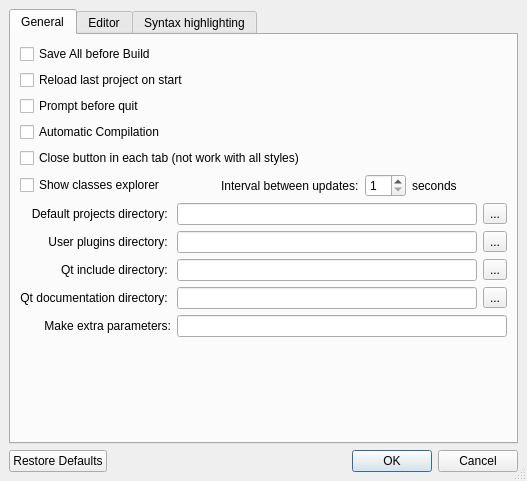
<ui version="4.0" >
 <class>Options</class>
 <widget class="QDialog" name="Options" >
  <property name="geometry" >
   <rect>
    <x>0</x>
    <y>0</y>
    <width>527</width>
    <height>481</height>
   </rect>
  </property>
  <property name="windowTitle" >
   <string>Options</string>
  </property>
  <property name="windowIcon" >
   <iconset resource="../resources/resources.qrc" >:/divers/images/logo.png</iconset>
  </property>
  <property name="sizeGripEnabled" >
   <bool>true</bool>
  </property>
  <layout class="QGridLayout" >
   <property name="margin" >
    <number>9</number>
   </property>
   <property name="spacing" >
    <number>6</number>
   </property>
   <item row="0" column="0" >
    <widget class="QTabWidget" name="tabWidget" >
     <property name="currentIndex" >
      <number>0</number>
     </property>
     <widget class="QWidget" name="tabGeneral" >
      <attribute name="title" >
       <string>General</string>
      </attribute>
      <layout class="QGridLayout" >
       <property name="margin" >
        <number>9</number>
       </property>
       <property name="spacing" >
        <number>6</number>
       </property>
       <item row="0" column="0" >
        <widget class="QCheckBox" name="saveAll" >
         <property name="text" >
          <string>Save All before Build</string>
         </property>
         <property name="checked" >
          <bool>false</bool>
         </property>
        </widget>
       </item>
       <item row="3" column="0" >
        <widget class="QCheckBox" name="compileAuto" >
         <property name="text" >
          <string>Automatic Compilation</string>
         </property>
        </widget>
       </item>
       <item row="6" column="0" >
        <layout class="QGridLayout" >
         <property name="margin" >
          <number>0</number>
         </property>
         <property name="spacing" >
          <number>6</number>
         </property>
         <item row="2" column="0" >
          <widget class="QLabel" name="label_115" >
           <property name="text" >
            <string>Qt include directory: </string>
           </property>
           <property name="alignment" >
            <set>Qt::AlignRight|Qt::AlignTrailing|Qt::AlignVCenter</set>
           </property>
          </widget>
         </item>
         <item row="0" column="2" >
          <widget class="QToolButton" name="chooseProjectsDirectory" >
           <property name="text" >
            <string>...</string>
           </property>
          </widget>
         </item>
         <item row="0" column="0" >
          <widget class="QLabel" name="label_12" >
           <property name="text" >
            <string>Default projects directory: </string>
           </property>
           <property name="alignment" >
            <set>Qt::AlignRight|Qt::AlignTrailing|Qt::AlignVCenter</set>
           </property>
          </widget>
         </item>
         <item row="1" column="2" >
          <widget class="QToolButton" name="choosePluginsDirectory" >
           <property name="text" >
            <string>...</string>
           </property>
          </widget>
         </item>
         <item row="4" column="1" colspan="2" >
          <widget class="QLineEdit" name="makeOptions" />
         </item>
         <item row="2" column="2" >
          <widget class="QToolButton" name="chooseIncludeDirectory" >
           <property name="text" >
            <string>...</string>
           </property>
          </widget>
         </item>
         <item row="0" column="1" >
          <widget class="QLineEdit" name="projectsDirectory" />
         </item>
         <item row="3" column="1" >
          <widget class="QLineEdit" name="documentationDirectory" />
         </item>
         <item row="3" column="0" >
          <widget class="QLabel" name="label_116" >
           <property name="text" >
            <string>Qt documentation directory: </string>
           </property>
           <property name="alignment" >
            <set>Qt::AlignRight|Qt::AlignTrailing|Qt::AlignVCenter</set>
           </property>
          </widget>
         </item>
         <item row="4" column="0" >
          <widget class="QLabel" name="label_16" >
           <property name="text" >
            <string>Make extra parameters:</string>
           </property>
           <property name="alignment" >
            <set>Qt::AlignRight|Qt::AlignTrailing|Qt::AlignVCenter</set>
           </property>
          </widget>
         </item>
         <item row="2" column="1" >
          <widget class="QLineEdit" name="includeDirectory" />
         </item>
         <item row="1" column="1" >
          <widget class="QLineEdit" name="pluginsDirectory" />
         </item>
         <item row="3" column="2" >
          <widget class="QToolButton" name="chooseDocumentationDirectory" >
           <property name="text" >
            <string>...</string>
           </property>
          </widget>
         </item>
         <item row="1" column="0" >
          <widget class="QLabel" name="label_15" >
           <property name="text" >
            <string>User plugins directory: </string>
           </property>
           <property name="alignment" >
            <set>Qt::AlignRight|Qt::AlignTrailing|Qt::AlignVCenter</set>
           </property>
          </widget>
         </item>
        </layout>
       </item>
       <item row="2" column="0" >
        <widget class="QCheckBox" name="promptBeforeQuit" >
         <property name="text" >
          <string>Prompt before quit</string>
         </property>
        </widget>
       </item>
       <item row="1" column="0" >
        <widget class="QCheckBox" name="restore" >
         <property name="text" >
          <string>Reload last project on start</string>
         </property>
         <property name="checked" >
          <bool>false</bool>
         </property>
        </widget>
       </item>
       <item row="5" column="0" >
        <layout class="QHBoxLayout" >
         <property name="margin" >
          <number>0</number>
         </property>
         <property name="spacing" >
          <number>6</number>
         </property>
         <item>
          <widget class="QCheckBox" name="showTreeClasses" >
           <property name="text" >
            <string>Show classes explorer</string>
           </property>
          </widget>
         </item>
         <item>
          <spacer>
           <property name="orientation" >
            <enum>Qt::Horizontal</enum>
           </property>
           <property name="sizeHint" >
            <size>
             <width>40</width>
             <height>20</height>
            </size>
           </property>
          </spacer>
         </item>
         <item>
          <widget class="QLabel" name="label_13" >
           <property name="text" >
            <string>Interval between updates:</string>
           </property>
          </widget>
         </item>
         <item>
          <widget class="QSpinBox" name="interval" >
           <property name="minimum" >
            <number>1</number>
           </property>
          </widget>
         </item>
         <item>
          <widget class="QLabel" name="label_14" >
           <property name="text" >
            <string>seconds</string>
           </property>
          </widget>
         </item>
         <item>
          <spacer>
           <property name="orientation" >
            <enum>Qt::Horizontal</enum>
           </property>
           <property name="sizeHint" >
            <size>
             <width>40</width>
             <height>20</height>
            </size>
           </property>
          </spacer>
         </item>
        </layout>
       </item>
       <item row="4" column="0" >
        <widget class="QCheckBox" name="closeButton" >
         <property name="text" >
          <string>Close button in each tab (not work with all styles)</string>
         </property>
        </widget>
       </item>
       <item row="7" column="0" >
        <spacer>
         <property name="orientation" >
          <enum>Qt::Vertical</enum>
         </property>
         <property name="sizeHint" >
          <size>
           <width>20</width>
           <height>40</height>
          </size>
         </property>
        </spacer>
       </item>
      </layout>
     </widget>
     <widget class="QWidget" name="tabEditeur" >
      <attribute name="title" >
       <string>Editor</string>
      </attribute>
      <layout class="QGridLayout" >
       <property name="margin" >
        <number>9</number>
       </property>
       <property name="spacing" >
        <number>6</number>
       </property>
       <item row="1" column="0" >
        <widget class="QGroupBox" name="groupBox_6" >
         <property name="title" >
          <string>options</string>
         </property>
         <layout class="QGridLayout" >
          <property name="margin" >
           <number>9</number>
          </property>
          <property name="spacing" >
           <number>6</number>
          </property>
          <item row="1" column="0" >
           <widget class="QCheckBox" name="selectionBorder" >
            <property name="text" >
             <string>Selection border</string>
            </property>
           </widget>
          </item>
          <item row="1" column="1" >
           <widget class="QCheckBox" name="brackets" >
            <property name="text" >
             <string>Auto-Brackets</string>
            </property>
           </widget>
          </item>
          <item row="3" column="0" >
           <layout class="QHBoxLayout" >
            <property name="margin" >
             <number>0</number>
            </property>
            <property name="spacing" >
             <number>6</number>
            </property>
            <item>
             <widget class="QCheckBox" name="match" >
              <property name="text" >
               <string>Matching ( and {</string>
              </property>
             </widget>
            </item>
            <item>
             <layout class="QHBoxLayout" >
              <property name="margin" >
               <number>0</number>
              </property>
              <property name="spacing" >
               <number>6</number>
              </property>
              <item>
               <widget class="QToolButton" name="matching" >
                <property name="text" >
                 <string>...</string>
                </property>
               </widget>
              </item>
              <item>
               <spacer>
                <property name="orientation" >
                 <enum>Qt::Horizontal</enum>
                </property>
                <property name="sizeHint" >
                 <size>
                  <width>40</width>
                  <height>20</height>
                 </size>
                </property>
               </spacer>
              </item>
             </layout>
            </item>
           </layout>
          </item>
          <item row="2" column="0" >
           <widget class="QCheckBox" name="completion" >
            <property name="text" >
             <string>Complete Code</string>
            </property>
           </widget>
          </item>
          <item row="0" column="1" >
           <widget class="QCheckBox" name="indent" >
            <property name="text" >
             <string>Autoindent</string>
            </property>
           </widget>
          </item>
          <item row="0" column="0" >
           <widget class="QCheckBox" name="numbers" >
            <property name="text" >
             <string>Line numbers</string>
            </property>
           </widget>
          </item>
          <item row="2" column="1" >
           <widget class="QCheckBox" name="highlight" >
            <property name="text" >
             <string>Syntax highlighting</string>
            </property>
            <property name="checked" >
             <bool>false</bool>
            </property>
           </widget>
          </item>
          <item row="3" column="1" >
           <widget class="QCheckBox" name="showEditorToolbars" >
            <property name="text" >
             <string>Display editor toolbars</string>
            </property>
           </widget>
          </item>
          <item row="4" column="0" >
           <widget class="QCheckBox" name="displayWhiteSpaces" >
            <property name="text" >
             <string>Display white spaces</string>
            </property>
           </widget>
          </item>
         </layout>
        </widget>
       </item>
       <item row="2" column="0" >
        <spacer>
         <property name="orientation" >
          <enum>Qt::Vertical</enum>
         </property>
         <property name="sizeHint" >
          <size>
           <width>20</width>
           <height>40</height>
          </size>
         </property>
        </spacer>
       </item>
       <item row="0" column="0" >
        <layout class="QHBoxLayout" >
         <property name="margin" >
          <number>0</number>
         </property>
         <property name="spacing" >
          <number>6</number>
         </property>
         <item>
          <layout class="QVBoxLayout" >
           <property name="margin" >
            <number>0</number>
           </property>
           <property name="spacing" >
            <number>6</number>
           </property>
           <item>
            <widget class="QLabel" name="label_11" >
             <property name="text" >
              <string>Font:</string>
             </property>
            </widget>
           </item>
           <item>
            <widget class="QLabel" name="label_2" >
             <property name="text" >
              <string>End of line</string>
             </property>
            </widget>
           </item>
           <item>
            <widget class="QLabel" name="label_3" >
             <property name="text" >
              <string>Tab size</string>
             </property>
            </widget>
           </item>
           <item>
            <widget class="QLabel" name="label_17" >
             <property name="text" >
              <string>Files encoding:</string>
             </property>
            </widget>
           </item>
           <item>
            <widget class="QCheckBox" name="groupHighlightCurrentLine" >
             <property name="text" >
              <string>Current line background</string>
             </property>
            </widget>
           </item>
           <item>
            <widget class="QLabel" name="label" >
             <property name="text" >
              <string>Text background</string>
             </property>
            </widget>
           </item>
           <item>
            <widget class="QLabel" name="label_76" >
             <property name="text" >
              <string>Text color</string>
             </property>
            </widget>
           </item>
          </layout>
         </item>
         <item>
          <layout class="QVBoxLayout" >
           <property name="margin" >
            <number>0</number>
           </property>
           <property name="spacing" >
            <number>6</number>
           </property>
           <item>
            <layout class="QHBoxLayout" >
             <property name="margin" >
              <number>0</number>
             </property>
             <property name="spacing" >
              <number>6</number>
             </property>
             <item>
              <widget class="QFontComboBox" name="comboFont" />
             </item>
             <item>
              <widget class="QSpinBox" name="fontSize" >
               <property name="sizePolicy" >
                <sizepolicy>
                 <hsizetype>0</hsizetype>
                 <vsizetype>0</vsizetype>
                 <horstretch>0</horstretch>
                 <verstretch>0</verstretch>
                </sizepolicy>
               </property>
              </widget>
             </item>
            </layout>
           </item>
           <item>
            <widget class="QComboBox" name="endLine" >
             <item>
              <property name="text" >
               <string>Default</string>
              </property>
             </item>
             <item>
              <property name="text" >
               <string>Unix</string>
              </property>
             </item>
             <item>
              <property name="text" >
               <string>Dos/Windows</string>
              </property>
             </item>
            </widget>
           </item>
           <item>
            <layout class="QHBoxLayout" >
             <property name="margin" >
              <number>0</number>
             </property>
             <property name="spacing" >
              <number>6</number>
             </property>
             <item>
              <widget class="QSpinBox" name="tabStopWidth" />
             </item>
             <item>
              <widget class="QCheckBox" name="tabSpaces" >
               <property name="text" >
                <string>Replace Tab by spaces</string>
               </property>
              </widget>
             </item>
            </layout>
           </item>
           <item>
            <widget class="QComboBox" name="encodingComboBox" />
           </item>
           <item>
            <layout class="QHBoxLayout" >
             <property name="margin" >
              <number>0</number>
             </property>
             <property name="spacing" >
              <number>6</number>
             </property>
             <item>
              <widget class="QToolButton" name="lineColor" >
               <property name="text" >
                <string>...</string>
               </property>
              </widget>
             </item>
             <item>
              <spacer>
               <property name="orientation" >
                <enum>Qt::Horizontal</enum>
               </property>
               <property name="sizeHint" >
                <size>
                 <width>40</width>
                 <height>20</height>
                </size>
               </property>
              </spacer>
             </item>
            </layout>
           </item>
           <item>
            <layout class="QHBoxLayout" >
             <property name="margin" >
              <number>0</number>
             </property>
             <property name="spacing" >
              <number>6</number>
             </property>
             <item>
              <widget class="QToolButton" name="background" >
               <property name="text" >
                <string>...</string>
               </property>
              </widget>
             </item>
             <item>
              <spacer>
               <property name="orientation" >
                <enum>Qt::Horizontal</enum>
               </property>
               <property name="sizeHint" >
                <size>
                 <width>40</width>
                 <height>20</height>
                </size>
               </property>
              </spacer>
             </item>
            </layout>
           </item>
           <item>
            <layout class="QHBoxLayout" >
             <property name="margin" >
              <number>0</number>
             </property>
             <property name="spacing" >
              <number>6</number>
             </property>
             <item>
              <widget class="QToolButton" name="text" >
               <property name="text" >
                <string>...</string>
               </property>
              </widget>
             </item>
             <item>
              <spacer>
               <property name="orientation" >
                <enum>Qt::Horizontal</enum>
               </property>
               <property name="sizeHint" >
                <size>
                 <width>40</width>
                 <height>20</height>
                </size>
               </property>
              </spacer>
             </item>
            </layout>
           </item>
          </layout>
         </item>
        </layout>
       </item>
      </layout>
     </widget>
     <widget class="QWidget" name="tab" >
      <attribute name="title" >
       <string>Syntax highlighting</string>
      </attribute>
      <layout class="QGridLayout" >
       <property name="margin" >
        <number>9</number>
       </property>
       <property name="spacing" >
        <number>6</number>
       </property>
       <item row="1" column="1" >
        <spacer>
         <property name="orientation" >
          <enum>Qt::Vertical</enum>
         </property>
         <property name="sizeHint" >
          <size>
           <width>20</width>
           <height>40</height>
          </size>
         </property>
        </spacer>
       </item>
       <item row="0" column="1" >
        <layout class="QHBoxLayout" >
         <property name="margin" >
          <number>0</number>
         </property>
         <property name="spacing" >
          <number>6</number>
         </property>
         <item>
          <layout class="QVBoxLayout" >
           <property name="margin" >
            <number>0</number>
           </property>
           <property name="spacing" >
            <number>6</number>
           </property>
           <item>
            <widget class="QLabel" name="label_9" >
             <property name="text" >
              <string>Function/method names :</string>
             </property>
            </widget>
           </item>
           <item>
            <widget class="QLabel" name="label_4" >
             <property name="text" >
              <string>Preprocessor :</string>
             </property>
            </widget>
           </item>
           <item>
            <widget class="QLabel" name="label_6" >
             <property name="text" >
              <string>Qt words :</string>
             </property>
            </widget>
           </item>
           <item>
            <widget class="QLabel" name="label_10" >
             <property name="text" >
              <string>Keywords :</string>
             </property>
            </widget>
           </item>
           <item>
            <widget class="QLabel" name="label_5" >
             <property name="text" >
              <string>Single comments :</string>
             </property>
            </widget>
           </item>
           <item>
            <widget class="QLabel" name="label_7" >
             <property name="text" >
              <string>Multiline comments :</string>
             </property>
            </widget>
           </item>
           <item>
            <widget class="QLabel" name="label_8" >
             <property name="text" >
              <string>Quotation strings :</string>
             </property>
            </widget>
           </item>
          </layout>
         </item>
         <item>
          <layout class="QVBoxLayout" >
           <property name="margin" >
            <number>0</number>
           </property>
           <property name="spacing" >
            <number>6</number>
           </property>
           <item>
            <widget class="QToolButton" name="methods" >
             <property name="text" >
              <string>...</string>
             </property>
            </widget>
           </item>
           <item>
            <widget class="QToolButton" name="preprocessor" >
             <property name="text" >
              <string>...</string>
             </property>
            </widget>
           </item>
           <item>
            <widget class="QToolButton" name="qtWords" >
             <property name="text" >
              <string>...</string>
             </property>
            </widget>
           </item>
           <item>
            <widget class="QToolButton" name="keywords" >
             <property name="text" >
              <string>...</string>
             </property>
            </widget>
           </item>
           <item>
            <widget class="QToolButton" name="singleComment" >
             <property name="text" >
              <string>...</string>
             </property>
            </widget>
           </item>
           <item>
            <widget class="QToolButton" name="multilinesComment" >
             <property name="text" >
              <string>...</string>
             </property>
            </widget>
           </item>
           <item>
            <widget class="QToolButton" name="quotation" >
             <property name="text" >
              <string>...</string>
             </property>
            </widget>
           </item>
          </layout>
         </item>
        </layout>
       </item>
       <item rowspan="2" row="0" column="0" >
        <widget class="QTextEdit" name="textEdit" >
         <property name="font" >
          <font>
           <family>MS Shell Dlg 2</family>
           <pointsize>9</pointsize>
           <weight>50</weight>
           <italic>false</italic>
           <bold>false</bold>
           <underline>false</underline>
           <strikeout>false</strikeout>
          </font>
         </property>
         <property name="lineWrapMode" >
          <enum>QTextEdit::NoWrap</enum>
         </property>
         <property name="readOnly" >
          <bool>true</bool>
         </property>
         <property name="html" >
          <string>&lt;html>&lt;head>&lt;meta name="qrichtext" content="1" />&lt;style type="text/css">
p, li { white-space: pre-wrap; }
&lt;/style>&lt;/head>&lt;body style=" font-family:'MS Shell Dlg 2'; font-size:9pt; font-weight:400; font-style:normal; text-decoration:none;">
&lt;p style=" margin-top:0px; margin-bottom:0px; margin-left:0px; margin-right:0px; -qt-block-indent:0; text-indent:0px; font-family:'MS'; font-size:8pt;">&lt;span style=" font-size:10pt;">/*&lt;/span>&lt;/p>
&lt;p style=" margin-top:0px; margin-bottom:0px; margin-left:0px; margin-right:0px; -qt-block-indent:0; text-indent:0px; font-family:'MS'; font-size:10pt;">* Multi-lines&lt;/p>
&lt;p style=" margin-top:0px; margin-bottom:0px; margin-left:0px; margin-right:0px; -qt-block-indent:0; text-indent:0px; font-family:'MS'; font-size:10pt;">* comments &lt;/p>
&lt;p style=" margin-top:0px; margin-bottom:0px; margin-left:0px; margin-right:0px; -qt-block-indent:0; text-indent:0px; font-family:'MS'; font-size:10pt;">*/&lt;/p>
&lt;p style="-qt-paragraph-type:empty; margin-top:0px; margin-bottom:0px; margin-left:0px; margin-right:0px; -qt-block-indent:0; text-indent:0px; font-family:'MS'; font-size:10pt;">&lt;/p>
&lt;p style=" margin-top:0px; margin-bottom:0px; margin-left:0px; margin-right:0px; -qt-block-indent:0; text-indent:0px; font-family:'MS'; font-size:10pt;">#include &amp;lt;QApplication&amp;gt;&lt;/p>
&lt;p style=" margin-top:0px; margin-bottom:0px; margin-left:0px; margin-right:0px; -qt-block-indent:0; text-indent:0px; font-family:'MS'; font-size:10pt;">// Single line comments &lt;/p>
&lt;p style=" margin-top:0px; margin-bottom:0px; margin-left:0px; margin-right:0px; -qt-block-indent:0; text-indent:0px; font-family:'MS'; font-size:10pt;">int main(int argc, char *argv[])&lt;/p>
&lt;p style=" margin-top:0px; margin-bottom:0px; margin-left:0px; margin-right:0px; -qt-block-indent:0; text-indent:0px; font-family:'MS'; font-size:10pt;">{&lt;/p>
&lt;p style=" margin-top:0px; margin-bottom:0px; margin-left:0px; margin-right:0px; -qt-block-indent:0; text-indent:0px; font-family:'MS'; font-size:10pt;">       QApplication app(argc, argv);&lt;/p>
&lt;p style=" margin-top:0px; margin-bottom:0px; margin-left:0px; margin-right:0px; -qt-block-indent:0; text-indent:0px; font-family:'MS'; font-size:10pt;">       QString chaine = "between quotations";&lt;/p>
&lt;p style=" margin-top:0px; margin-bottom:0px; margin-left:0px; margin-right:0px; -qt-block-indent:0; text-indent:0px; font-family:'MS'; font-size:10pt;">       QDialog *main = new QDialog;&lt;/p>
&lt;p style=" margin-top:0px; margin-bottom:0px; margin-left:0px; margin-right:0px; -qt-block-indent:0; text-indent:0px; font-family:'MS'; font-size:10pt;">       main-&amp;gt;show();&lt;/p>
&lt;p style=" margin-top:0px; margin-bottom:0px; margin-left:0px; margin-right:0px; -qt-block-indent:0; text-indent:0px; font-family:'MS'; font-size:10pt;">       return app.exec();&lt;/p>
&lt;p style=" margin-top:0px; margin-bottom:0px; margin-left:0px; margin-right:0px; -qt-block-indent:0; text-indent:0px; font-family:'MS'; font-size:10pt;">}&lt;/p>&lt;/body>&lt;/html></string>
         </property>
        </widget>
       </item>
      </layout>
     </widget>
    </widget>
   </item>
   <item row="1" column="0" >
    <layout class="QHBoxLayout" >
     <property name="margin" >
      <number>0</number>
     </property>
     <property name="spacing" >
      <number>6</number>
     </property>
     <item>
      <widget class="QDialogButtonBox" name="buttonBox" >
       <property name="orientation" >
        <enum>Qt::Horizontal</enum>
       </property>
       <property name="standardButtons" >
        <set>QDialogButtonBox::Cancel|QDialogButtonBox::NoButton|QDialogButtonBox::Ok|QDialogButtonBox::RestoreDefaults</set>
       </property>
      </widget>
     </item>
    </layout>
   </item>
  </layout>
 </widget>
 <resources>
  <include location="../resources/resources.qrc" />
 </resources>
 <connections>
  <connection>
   <sender>groupHighlightCurrentLine</sender>
   <signal>toggled(bool)</signal>
   <receiver>lineColor</receiver>
   <slot>setEnabled(bool)</slot>
   <hints>
    <hint type="sourcelabel" >
     <x>110</x>
     <y>63</y>
    </hint>
    <hint type="destinationlabel" >
     <x>110</x>
     <y>63</y>
    </hint>
   </hints>
  </connection>
  <connection>
   <sender>showTreeClasses</sender>
   <signal>toggled(bool)</signal>
   <receiver>interval</receiver>
   <slot>setEnabled(bool)</slot>
   <hints>
    <hint type="sourcelabel" >
     <x>84</x>
     <y>170</y>
    </hint>
    <hint type="destinationlabel" >
     <x>393</x>
     <y>169</y>
    </hint>
   </hints>
  </connection>
  <connection>
   <sender>match</sender>
   <signal>toggled(bool)</signal>
   <receiver>matching</receiver>
   <slot>setEnabled(bool)</slot>
   <hints>
    <hint type="sourcelabel" >
     <x>110</x>
     <y>63</y>
    </hint>
    <hint type="destinationlabel" >
     <x>110</x>
     <y>63</y>
    </hint>
   </hints>
  </connection>
  <connection>
   <sender>buttonBox</sender>
   <signal>accepted()</signal>
   <receiver>Options</receiver>
   <slot>accept()</slot>
   <hints>
    <hint type="sourcelabel" >
     <x>317</x>
     <y>494</y>
    </hint>
    <hint type="destinationlabel" >
     <x>314</x>
     <y>473</y>
    </hint>
   </hints>
  </connection>
  <connection>
   <sender>buttonBox</sender>
   <signal>rejected()</signal>
   <receiver>Options</receiver>
   <slot>reject()</slot>
   <hints>
    <hint type="sourcelabel" >
     <x>209</x>
     <y>491</y>
    </hint>
    <hint type="destinationlabel" >
     <x>201</x>
     <y>474</y>
    </hint>
   </hints>
  </connection>
 </connections>
</ui>
